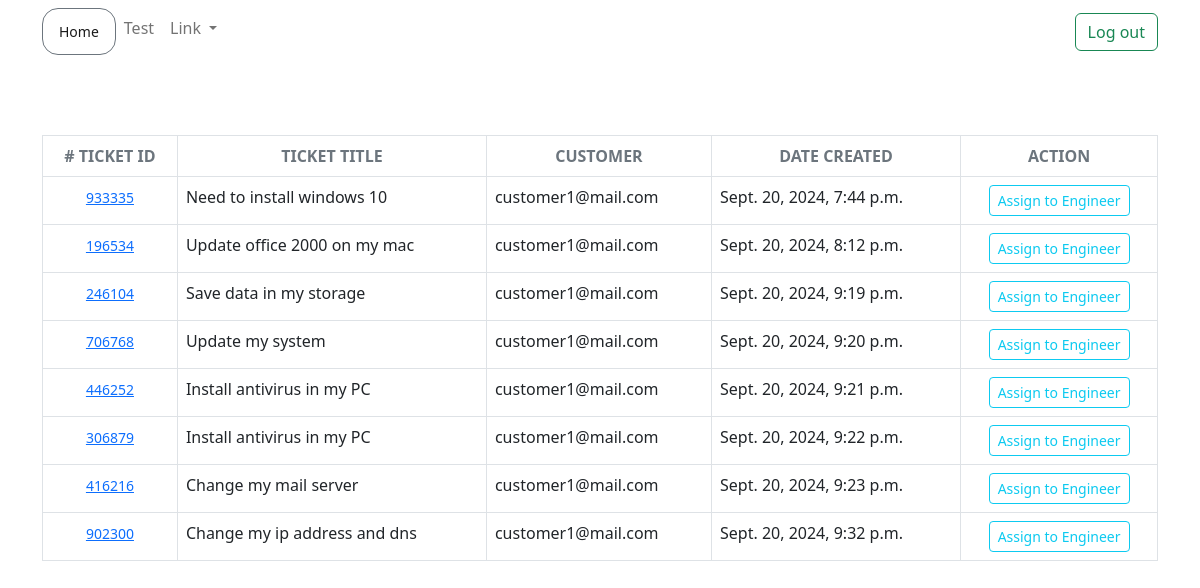
Before: /ticket/ticket-queue/ with the older database file.
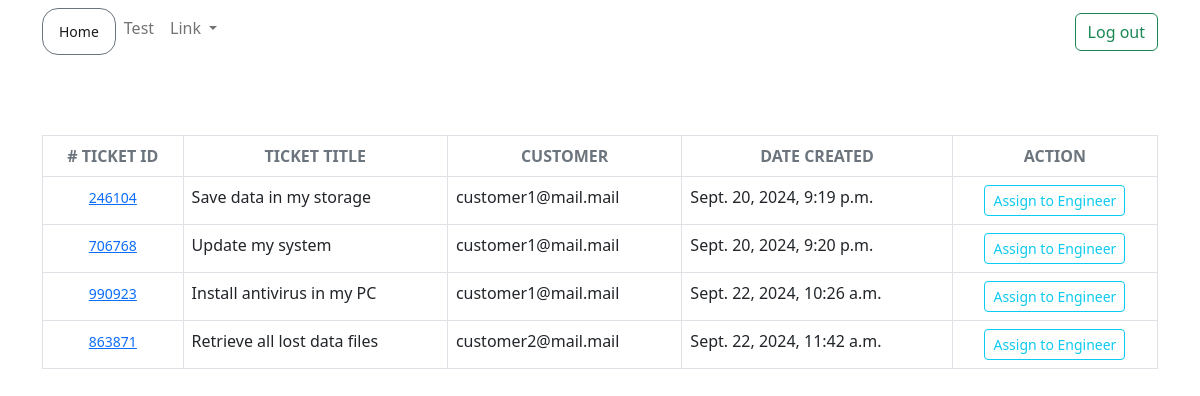
After: the same page with the newer database file.
### ticket/models.py (models this page shows)
class Ticket(models.Model):
    customer = models.ForeignKey(User, on_delete=models.CASCADE)
    engineer = models.ForeignKey(User, on_delete=models.DO_NOTHING, null=True, blank=True, related_name='engineer')
    ticket_id = models.CharField(max_length=15, unique=True)
    ticket_title = models.CharField(max_length=50)
    ticket_description = models.TextField()
    status = models.CharField(max_length=20, choices=(('Active', 'Active'),('Pending', 'Pending'), ('Resolved','Resolved')))
    created_on = models.DateTimeField(auto_now_add=True)
    last_modified = models.DateTimeField(auto_now=True)
    is_resolved = models.BooleanField(default=False)
    severity = models.CharField(max_length=5, choices=(('A', 'A'), ('B', 'B')), default='B')
    is_assigned_to_engineer = models.BooleanField(default=False)

### accounts/models.py (models this page shows)
class User(AbstractUser):
    is_customer = models.BooleanField(default=False)
    is_engineer = models.BooleanField(default=False)
    email = models.EmailField(unique=True)
    def __str__(self):
        return self.username

### ticket/views.py (the view)
# urls.py: path('ticket-queue/', views.ticket_queue, name='ticket-queue'),
def ticket_queue(request):
    tickets = Ticket.objects.filter(is_assigned_to_engineer = False)
    context = {'tickets': tickets}
    return render(request, 'ticket/ticket_queue.html', context)

### templates/ticket/ticket_queue.html (shortened to what this page needs)
{% extends 'base.html'%}  {% block content%}
<div>
    <table class="table table-bordered">
        <thead>
            <tr class="text-center text-secondary">
                <th scope="col"># TICKET ID</th>
                <th scope="col">TICKET TITLE</th>
                <th scope="col">CUSTOMER</th>
                <th scope="col">DATE CREATED</th>
                <th scope="col">ACTION</th>
            </tr>
        </thead>
        {% for ticket in tickets %}
        <tbody>
            <tr>
                <td class="text-center">
                    <small>
                        <a href="#"> {{ticket.ticket_id}} </a>
                    </small>
                </td>
                <td>{{ticket.ticket_title}}</td>
                <td>{{ticket.customer}}</td>
                <td>{{ticket.created_on}}</td>
                <td class="text-center">
                    <a href="{% url 'assign-ticket' ticket.ticket_id %}">
                        <button class="btn btn-sm btn-outline-info">
                            Assign to Engineer
                        </button>
                    </a>
                </td>
            </tr>
            {% endfor %}
        </tbody>
    </table>
</div>
{%endblock content%} 411

### templates/base.html (shortened to what this page needs)
<!DOCTYPE html>
<html lang="en">
    <head>
        <link
            href="https://cdn.jsdelivr.net/npm/bootstrap@5.2.3/dist/css/bootstrap.min.css"
            rel="stylesheet"
        />
    </head>
    <body>
        <nav class="navbar navbar-expand-lg bg-body-tertiary">
            <div class="container mb-4">
                <div class="collapse navbar-collapse" id="navbarScroll">
                    <ul
                        class="navbar-nav me-auto my-2 my-lg-0 navbar-nav-scroll"
                        style="--bs-scroll-height: 100px"
                    >
                        <li class="nav-item">
                            <button
                                class="btn btn-sm btn-outline-secondary rounded-4"
                            >
                                <a
                                    class="nav-link active"
                                    aria-current="page"
                                    href="{% url 'dashboard' %}"
                                    >Home</a
                                >
                            </button>
                        </li>
                        <li class="nav-item">
                            <a class="nav-link" href="#">Test</a>
                        </li>
                        <li class="nav-item dropdown">
                            <a
                                class="nav-link dropdown-toggle"
                                href="#"
                                role="button"
                                data-bs-toggle="dropdown"
                                aria-expanded="false"
                            >
                                Link
                            </a>
                        </li>
                        <li class="nav-item">
                            <a class="nav-link disabled" aria-disabled="true"
                                >{{request.user.email}}</a
                            >
                        </li>
                    </ul>
                    <form class="d-flex" role="search">
                        <a
                            href="{% url 'logout' %}"
                            class="btn btn-outline-success"
                            role="button"
                            >Log out</a
                        >
                    </form>
                </div>
            </div>
        </nav>
        <div class="container mt-5">
            <div>{% block content %} {% endblock content%}</div>
        </div>
    </body>
</html>

Changed rows visible on the page:
removed Ticket: ticket_id "933335", ticket_title "Need to install windows 10", customer "customer1@mail.com", created_on "Sept. 20, 2024, 7:44 p.m."
removed Ticket: ticket_id "196534", ticket_title "Update office 2000 on my mac", customer "customer1@mail.com", created_on "Sept. 20, 2024, 8:12 p.m."
removed Ticket: ticket_id "446252", ticket_title "Install antivirus in my PC", customer "customer1@mail.com", created_on "Sept. 20, 2024, 9:21 p.m."
removed Ticket: ticket_id "306879", ticket_title "Install antivirus in my PC", customer "customer1@mail.com", created_on "Sept. 20, 2024, 9:22 p.m."
removed Ticket: ticket_id "416216", ticket_title "Change my mail server", customer "customer1@mail.com", created_on "Sept. 20, 2024, 9:23 p.m."
removed Ticket: ticket_id "902300", ticket_title "Change my ip address and dns", customer "customer1@mail.com", created_on "Sept. 20, 2024, 9:32 p.m."
changed through a linked row, Ticket "Save data in my storage": customer "customer1@mail.com" → "customer1@mail.mail"
changed through a linked row, Ticket "Update my system": customer "customer1@mail.com" → "customer1@mail.mail"
added Ticket: ticket_id "990923", ticket_title "Install antivirus in my PC", customer "customer1@mail.mail", created_on "Sept. 22, 2024, 10:26 a.m."
added Ticket: ticket_id "863871", ticket_title "Retrieve all lost data files", customer "customer2@mail.mail", created_on "Sept. 22, 2024, 11:42 a.m."
